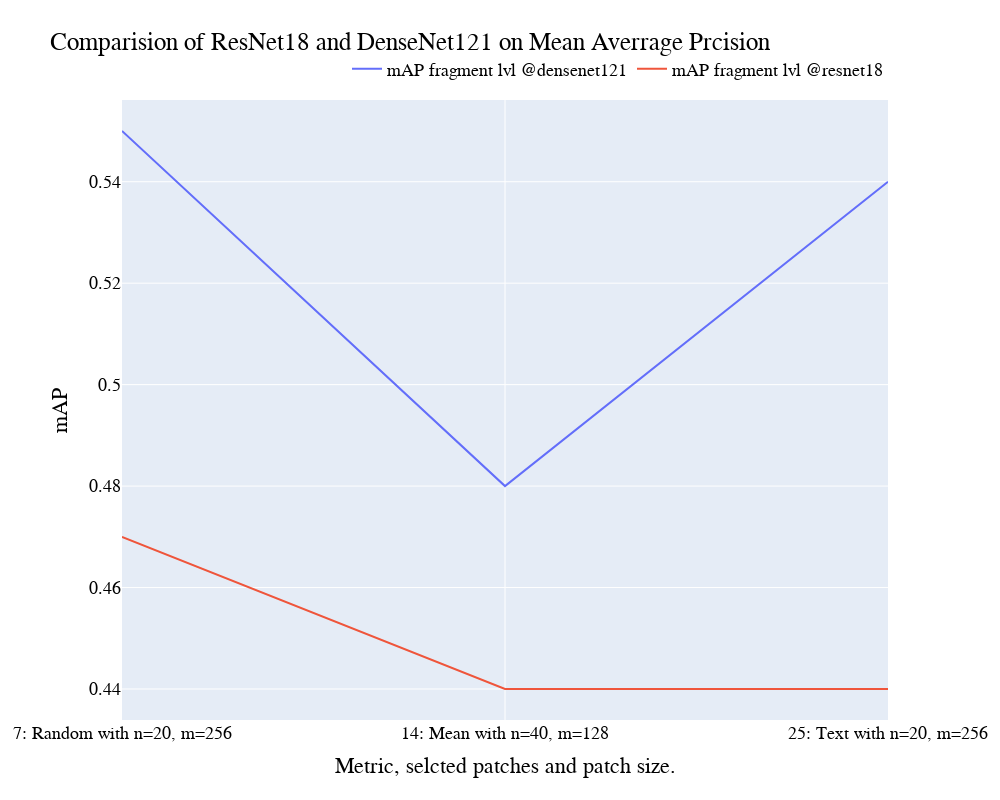

Notebook source saved alongside this figure:
### Code cell
maps_ref = []
accs_ref = []
maps_test = []
accs_test = []

for dataset in ref_datasets:
    
    # validation
    out_ref = f'/Users/beantown/PycharmProjects/master-thesis/results/{dataset}/logs/'
    out_resnet = f'/Users/beantown/PycharmProjects/master-thesis/results/resnet/{dataset}/logs/'
    
    log_file = out_ref + 'img_val_acc.csv'
    df_ref  = pd.read_csv(log_file, index_col=0)
    df_ref = df_ref[df_ref.classes != 15110]
    df_ref = df_ref[df_ref.classes != 131661]
    
    map_ref = round(df_ref.mean_average_precision.mean(),2)
    acc_ref = round(df_ref.precision_at_1.mean(),2)
    maps_ref.append(map_ref)
    accs_ref.append(acc_ref)
    
    log_file = out_resnet + 'img_val_acc.csv'
    df_test  = pd.read_csv(log_file, index_col=0)
    df_test = df_test[df_test.classes != 15110]
    df_test = df_test[df_test.classes != 131661]
    map_test = round(df_test.mean_average_precision.mean(),2)
    acc_test = round(df_test.precision_at_1.mean(),2)
    maps_test.append(map_test)
    accs_test.append(acc_test)
    
    if False:
        print(f'Results {ref_datasets}:')
        print(f'mAP: {map_image}')
        print(f'mAP: {acc_image}')
        print('')
        
df_map_ref = pd.DataFrame(ref_datasets, columns=['dataset'])
df_map_ref['mAP'] = maps_ref
df_map_ref['type'] = 'mAP fragment lvl @densenet121'

df_map_test = pd.DataFrame(ref_datasets, columns=['dataset'])
df_map_test['mAP'] = maps_test
df_map_test['type'] = 'mAP fragment lvl @resnet18'

df_acc_ref = pd.DataFrame(ref_datasets, columns=['dataset'])
df_acc_ref['value'] = accs_ref
df_acc_ref['type'] = 'top-1-accuracy fragment lvl @densnet121 '

df_acc_test = pd.DataFrame(ref_datasets, columns=['dataset'])
df_acc_test['value'] = accs_test
df_acc_test['type'] = 'top-1-accuracy fragment lvl @resnet18'

frames = [df_map_ref, df_map_test]
df = pd.concat(frames)
#df.head()

fig = px.line(df,
              x="dataset",
              y="mAP",
              color='type',
            title='Comparision of ResNet18 and DenseNet121 on Mean Averrage Prcision',
             width=1000, height=800)


fig.update_layout(
       xaxis = dict(
           title = 'Metric, selcted patches and patch size.',
        tickmode = 'array',
        tickvals = [0, 1, 2],
        ticktext = ['7: Random with n=20, m=256',                                        
                    '14: Mean with n=40, m=128',                    
                    '25: Text with n=20, m=256',]
    ),    
    font=dict(family="Serif",size=18,color='black'),
  legend=dict(title='', orientation="h",
    yanchor="bottom",
    y=1.02,
    xanchor="right",
    x=1))
    
fig.show()

### Figure 1 — Plotly figure (JSON) as saved in the notebook; plotly's stock layout.template omitted (floating-point values rounded to 4 significant figures)
{"data": [{"hovertemplate": "type=mAP fragment lvl @densenet121<br>dataset=%{x}<br>mAP=%{y}<extra></extra>", "legendgroup": "mAP fragment lvl @densenet121", "line": {"color": "#636efa", "dash": "solid"}, "marker": {"symbol": "circle"}, "mode": "lines", "name": "mAP fragment lvl @densenet121", "orientation": "v", "showlegend": true, "type": "scatter", "x": ["7_baseline_big_big", "14_mean_medium_bigger", "25_text_big_big"], "xaxis": "x", "y": [0.55, 0.48, 0.54], "yaxis": "y"}, {"hovertemplate": "type=mAP fragment lvl @resnet18<br>dataset=%{x}<br>mAP=%{y}<extra></extra>", "legendgroup": "mAP fragment lvl @resnet18", "line": {"color": "#EF553B", "dash": "solid"}, "marker": {"symbol": "circle"}, "mode": "lines", "name": "mAP fragment lvl @resnet18", "orientation": "v", "showlegend": true, "type": "scatter", "x": ["7_baseline_big_big", "14_mean_medium_bigger", "25_text_big_big"], "xaxis": "x", "y": [0.47, 0.44, 0.44], "yaxis": "y"}], "layout": {"font": {"color": "black", "family": "Serif", "size": 18}, "height": 800, "legend": {"orientation": "h", "title": {"text": ""}, "tracegroupgap": 0, "x": 1, "xanchor": "right", "y": 1.02, "yanchor": "bottom"}, "title": {"text": "Comparision of ResNet18 and DenseNet121 on Mean Averrage Prcision"}, "width": 1000, "xaxis": {"anchor": "y", "autorange": true, "domain": [0, 1], "range": [0, 2], "tickmode": "array", "ticktext": ["7: Random with n=20, m=256", "14: Mean with n=40, m=128", "25: Text with n=20, m=256"], "tickvals": [0, 1, 2], "title": {"text": "Metric, selcted patches and patch size."}, "type": "category"}, "yaxis": {"anchor": "x", "autorange": true, "domain": [0, 1], "range": [0.4339, 0.5561], "title": {"text": "mAP"}, "type": "linear"}}}
